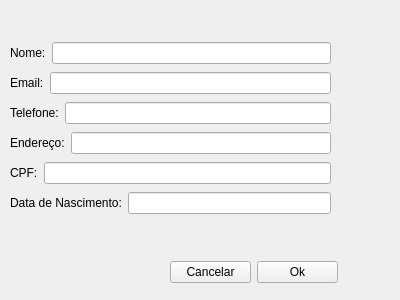
<?xml version="1.0" encoding="UTF-8"?>
<ui version="4.0">
 <class>AlterarCliente</class>
 <widget class="QWidget" name="AlterarCliente">
  <property name="geometry">
   <rect>
    <x>0</x>
    <y>0</y>
    <width>400</width>
    <height>300</height>
   </rect>
  </property>
  <property name="windowTitle">
   <string>Form</string>
  </property>
  <widget class="QWidget" name="">
   <property name="geometry">
    <rect>
     <x>10</x>
     <y>40</y>
     <width>321</width>
     <height>176</height>
    </rect>
   </property>
   <layout class="QVBoxLayout" name="verticalLayout">
    <item>
     <layout class="QHBoxLayout" name="horizontalLayout">
      <item>
       <widget class="QLabel" name="label">
        <property name="text">
         <string>Nome:</string>
        </property>
       </widget>
      </item>
      <item>
       <widget class="QLineEdit" name="Ledit_Nome"/>
      </item>
     </layout>
    </item>
    <item>
     <layout class="QHBoxLayout" name="horizontalLayout_3">
      <item>
       <widget class="QLabel" name="label_2">
        <property name="text">
         <string>Email:</string>
        </property>
       </widget>
      </item>
      <item>
       <widget class="QLineEdit" name="Ledit_Email"/>
      </item>
     </layout>
    </item>
    <item>
     <layout class="QHBoxLayout" name="horizontalLayout_4">
      <item>
       <widget class="QLabel" name="label_3">
        <property name="text">
         <string>Telefone:</string>
        </property>
       </widget>
      </item>
      <item>
       <widget class="QLineEdit" name="Ledit_Telefone"/>
      </item>
     </layout>
    </item>
    <item>
     <layout class="QHBoxLayout" name="horizontalLayout_5">
      <item>
       <widget class="QLabel" name="label_4">
        <property name="text">
         <string>Endereço:</string>
        </property>
       </widget>
      </item>
      <item>
       <widget class="QLineEdit" name="Ledit_Endereco"/>
      </item>
     </layout>
    </item>
    <item>
     <layout class="QHBoxLayout" name="horizontalLayout_6">
      <item>
       <widget class="QLabel" name="label_5">
        <property name="text">
         <string>CPF:</string>
        </property>
       </widget>
      </item>
      <item>
       <widget class="QLineEdit" name="Ledit_Cpf"/>
      </item>
     </layout>
    </item>
    <item>
     <layout class="QHBoxLayout" name="horizontalLayout_2">
      <item>
       <widget class="QLabel" name="label_6">
        <property name="text">
         <string>Data de Nascimento:</string>
        </property>
       </widget>
      </item>
      <item>
       <widget class="QLineEdit" name="Ledit_DataNascimento"/>
      </item>
     </layout>
    </item>
   </layout>
  </widget>
  <widget class="QWidget" name="">
   <property name="geometry">
    <rect>
     <x>170</x>
     <y>260</y>
     <width>168</width>
     <height>25</height>
    </rect>
   </property>
   <layout class="QHBoxLayout" name="horizontalLayout_7">
    <item>
     <widget class="QPushButton" name="Btn_Cancelar">
      <property name="text">
       <string>Cancelar</string>
      </property>
     </widget>
    </item>
    <item>
     <widget class="QPushButton" name="Btn_Ok">
      <property name="text">
       <string>Ok</string>
      </property>
     </widget>
    </item>
   </layout>
  </widget>
 </widget>
 <resources/>
 <connections/>
</ui>
